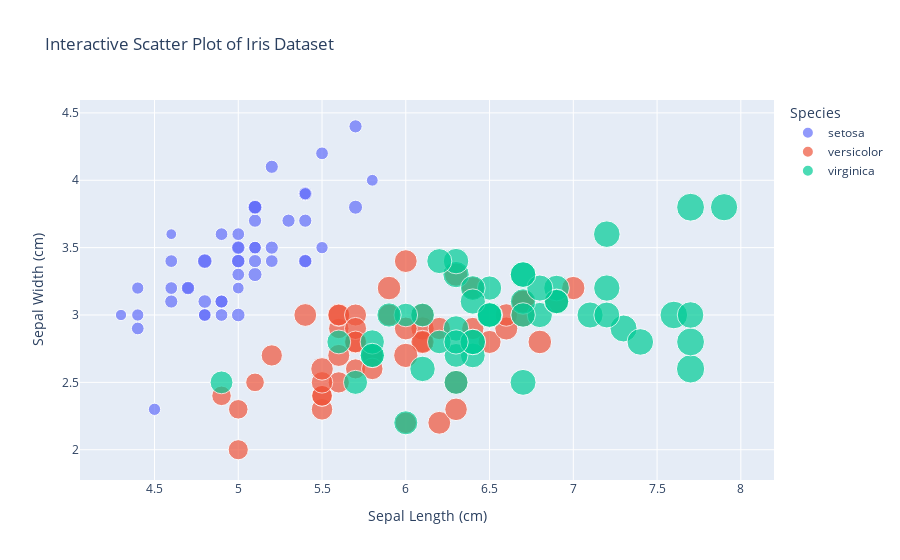

The notebook cell this image was saved under:
### Code cell
import plotly.express as px
from sklearn.datasets import load_iris
import pandas as pd

# Load the Iris dataset
iris = load_iris(as_frame=True)
df = iris.frame
df['species'] = iris.target_names[iris.target]

# Create an interactive scatter plot
fig = px.scatter(
    df, 
    x='sepal length (cm)', 
    y='sepal width (cm)', 
    color='species',
    size='petal length (cm)',
    hover_data=['petal width (cm)'],
    title='Interactive Scatter Plot of Iris Dataset'
)

fig.update_layout(
    xaxis_title='Sepal Length (cm)',
    yaxis_title='Sepal Width (cm)',
    legend_title='Species',
)

fig.show()

### Figure 1 — Plotly figure (JSON) as saved in the notebook; plotly's stock layout.template omitted (floating-point values rounded to 4 significant figures)
{"data": [{"customdata": [[0.2], [0.2], [0.2], [0.2], [0.2], [0.4], [0.3], [0.2], [0.2], [0.1], [0.2], [0.2], [0.1], [0.1], [0.2], [0.4], [0.4], [0.3], [0.3], [0.3], [0.2], [0.4], [0.2], [0.5], [0.2], [0.2], [0.4], [0.2], [0.2], [0.2], [0.2], [0.4], [0.1], [0.2], [0.2], [0.2], [0.2], [0.1], [0.2], [0.2], [0.3], [0.3], [0.2], [0.6], [0.4], [0.3], [0.2], [0.2], [0.2], [0.2]], "hovertemplate": "species=setosa<br>sepal length (cm)=%{x}<br>sepal width (cm)=%{y}<br>petal length (cm)=%{marker.size}<br>petal width (cm)=%{customdata[0]}<extra></extra>", "legendgroup": "setosa", "marker": {"color": "#636efa", "size": [1.4, 1.4, 1.3, 1.5, 1.4, 1.7, 1.4, 1.5, 1.4, 1.5, 1.5, 1.6, 1.4, 1.1, 1.2, 1.5, 1.3, 1.4, 1.7, 1.5, 1.7, 1.5, 1, 1.7, 1.9, 1.6, 1.6, 1.5, 1.4, 1.6, 1.6, 1.5, 1.5, 1.4, 1.5, 1.2, 1.3, 1.4, 1.3, 1.5, 1.3, 1.3, 1.3, 1.6, 1.9, 1.4, 1.6, 1.4, 1.5, 1.4], "sizemode": "area", "sizeref": 0.01725, "symbol": "circle"}, "mode": "markers", "name": "setosa", "orientation": "v", "showlegend": true, "type": "scatter", "x": [5.1, 4.9, 4.7, 4.6, 5, 5.4, 4.6, 5, 4.4, 4.9, 5.4, 4.8, 4.8, 4.3, 5.8, 5.7, 5.4, 5.1, 5.7, 5.1, 5.4, 5.1, 4.6, 5.1, 4.8, 5, 5, 5.2, 5.2, 4.7, 4.8, 5.4, 5.2, 5.5, 4.9, 5, 5.5, 4.9, 4.4, 5.1, 5, 4.5, 4.4, 5, 5.1, 4.8, 5.1, 4.6, 5.3, 5], "xaxis": "x", "y": [3.5, 3, 3.2, 3.1, 3.6, 3.9, 3.4, 3.4, 2.9, 3.1, 3.7, 3.4, 3, 3, 4, 4.4, 3.9, 3.5, 3.8, 3.8, 3.4, 3.7, 3.6, 3.3, 3.4, 3, 3.4, 3.5, 3.4, 3.2, 3.1, 3.4, 4.1, 4.2, 3.1, 3.2, 3.5, 3.6, 3, 3.4, 3.5, 2.3, 3.2, 3.5, 3.8, 3, 3.8, 3.2, 3.7, 3.3], "yaxis": "y"}, {"customdata": [[1.4], [1.5], [1.5], [1.3], [1.5], [1.3], [1.6], [1], [1.3], [1.4], [1], [1.5], [1], [1.4], [1.3], [1.4], [1.5], [1], [1.5], [1.1], [1.8], [1.3], [1.5], [1.2], [1.3], [1.4], [1.4], [1.7], [1.5], [1], [1.1], [1], [1.2], [1.6], [1.5], [1.6], [1.5], [1.3], [1.3], [1.3], [1.2], [1.4], [1.2], [1], [1.3], [1.2], [1.3], [1.3], [1.1], [1.3]], "hovertemplate": "species=versicolor<br>sepal length (cm)=%{x}<br>sepal width (cm)=%{y}<br>petal length (cm)=%{marker.size}<br>petal width (cm)=%{customdata[0]}<extra></extra>", "legendgroup": "versicolor", "marker": {"color": "#EF553B", "size": [4.7, 4.5, 4.9, 4, 4.6, 4.5, 4.7, 3.3, 4.6, 3.9, 3.5, 4.2, 4, 4.7, 3.6, 4.4, 4.5, 4.1, 4.5, 3.9, 4.8, 4, 4.9, 4.7, 4.3, 4.4, 4.8, 5, 4.5, 3.5, 3.8, 3.7, 3.9, 5.1, 4.5, 4.5, 4.7, 4.4, 4.1, 4, 4.4, 4.6, 4, 3.3, 4.2, 4.2, 4.2, 4.3, 3, 4.1], "sizemode": "area", "sizeref": 0.01725, "symbol": "circle"}, "mode": "markers", "name": "versicolor", "orientation": "v", "showlegend": true, "type": "scatter", "x": [7, 6.4, 6.9, 5.5, 6.5, 5.7, 6.3, 4.9, 6.6, 5.2, 5, 5.9, 6, 6.1, 5.6, 6.7, 5.6, 5.8, 6.2, 5.6, 5.9, 6.1, 6.3, 6.1, 6.4, 6.6, 6.8, 6.7, 6, 5.7, 5.5, 5.5, 5.8, 6, 5.4, 6, 6.7, 6.3, 5.6, 5.5, 5.5, 6.1, 5.8, 5, 5.6, 5.7, 5.7, 6.2, 5.1, 5.7], "xaxis": "x", "y": [3.2, 3.2, 3.1, 2.3, 2.8, 2.8, 3.3, 2.4, 2.9, 2.7, 2, 3, 2.2, 2.9, 2.9, 3.1, 3, 2.7, 2.2, 2.5, 3.2, 2.8, 2.5, 2.8, 2.9, 3, 2.8, 3, 2.9, 2.6, 2.4, 2.4, 2.7, 2.7, 3, 3.4, 3.1, 2.3, 3, 2.5, 2.6, 3, 2.6, 2.3, 2.7, 3, 2.9, 2.9, 2.5, 2.8], "yaxis": "y"}, {"customdata": [[2.5], [1.9], [2.1], [1.8], [2.2], [2.1], [1.7], [1.8], [1.8], [2.5], [2], [1.9], [2.1], [2], [2.4], [2.3], [1.8], [2.2], [2.3], [1.5], [2.3], [2], [2], [1.8], [2.1], [1.8], [1.8], [1.8], [2.1], [1.6], [1.9], [2], [2.2], [1.5], [1.4], [2.3], [2.4], [1.8], [1.8], [2.1], [2.4], [2.3], [1.9], [2.3], [2.5], [2.3], [1.9], [2], [2.3], [1.8]], "hovertemplate": "species=virginica<br>sepal length (cm)=%{x}<br>sepal width (cm)=%{y}<br>petal length (cm)=%{marker.size}<br>petal width (cm)=%{customdata[0]}<extra></extra>", "legendgroup": "virginica", "marker": {"color": "#00cc96", "size": [6, 5.1, 5.9, 5.6, 5.8, 6.6, 4.5, 6.3, 5.8, 6.1, 5.1, 5.3, 5.5, 5, 5.1, 5.3, 5.5, 6.7, 6.9, 5, 5.7, 4.9, 6.7, 4.9, 5.7, 6, 4.8, 4.9, 5.6, 5.8, 6.1, 6.4, 5.6, 5.1, 5.6, 6.1, 5.6, 5.5, 4.8, 5.4, 5.6, 5.1, 5.1, 5.9, 5.7, 5.2, 5, 5.2, 5.4, 5.1], "sizemode": "area", "sizeref": 0.01725, "symbol": "circle"}, "mode": "markers", "name": "virginica", "orientation": "v", "showlegend": true, "type": "scatter", "x": [6.3, 5.8, 7.1, 6.3, 6.5, 7.6, 4.9, 7.3, 6.7, 7.2, 6.5, 6.4, 6.8, 5.7, 5.8, 6.4, 6.5, 7.7, 7.7, 6, 6.9, 5.6, 7.7, 6.3, 6.7, 7.2, 6.2, 6.1, 6.4, 7.2, 7.4, 7.9, 6.4, 6.3, 6.1, 7.7, 6.3, 6.4, 6, 6.9, 6.7, 6.9, 5.8, 6.8, 6.7, 6.7, 6.3, 6.5, 6.2, 5.9], "xaxis": "x", "y": [3.3, 2.7, 3, 2.9, 3, 3, 2.5, 2.9, 2.5, 3.6, 3.2, 2.7, 3, 2.5, 2.8, 3.2, 3, 3.8, 2.6, 2.2, 3.2, 2.8, 2.8, 2.7, 3.3, 3.2, 2.8, 3, 2.8, 3, 2.8, 3.8, 2.8, 2.8, 2.6, 3, 3.4, 3.1, 3, 3.1, 3.1, 3.1, 2.7, 3.2, 3.3, 3, 2.5, 3, 3.4, 3], "yaxis": "y"}], "layout": {"autosize": true, "legend": {"itemsizing": "constant", "title": {"text": "Species"}, "tracegroupgap": 0}, "title": {"text": "Interactive Scatter Plot of Iris Dataset"}, "xaxis": {"anchor": "y", "autorange": true, "domain": [0, 1], "range": [4.038, 8.237], "title": {"text": "Sepal Length (cm)"}, "type": "linear"}, "yaxis": {"anchor": "x", "autorange": true, "domain": [0, 1], "range": [1.661, 4.674], "title": {"text": "Sepal Width (cm)"}, "type": "linear"}}}
